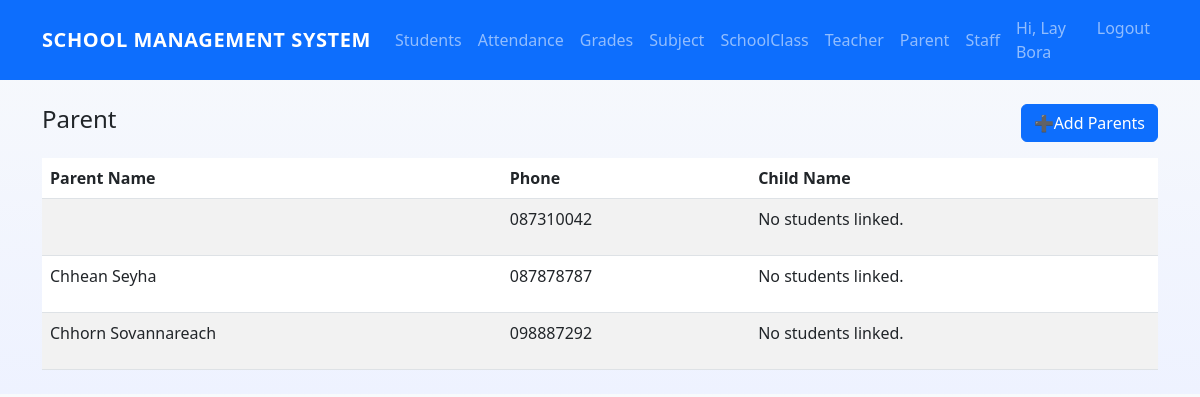
The page /parents/ (signed in) on the database as committed earlier.
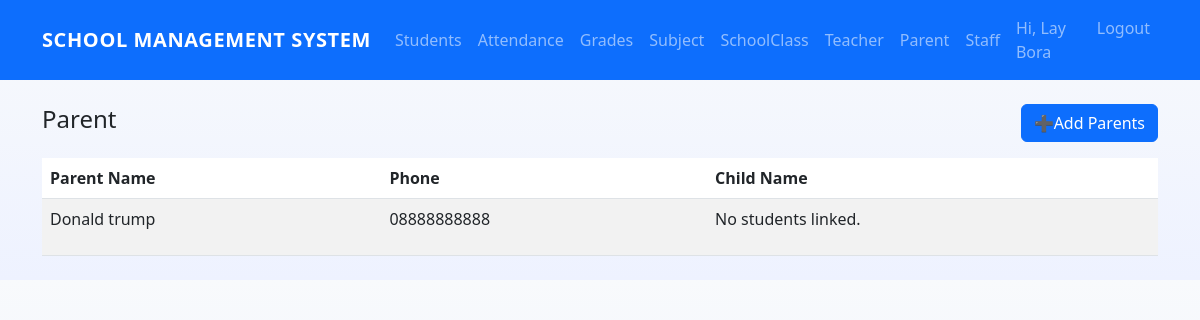
The same page on the database as committed later.
### core/models.py (models this page shows, shortened)
class ParentProfile(models.Model):
    user = models.OneToOneField(User, on_delete=models.CASCADE)
    phone = models.CharField(max_length=20, blank=True)
    image = models.ImageField(
        upload_to=user_directory_path,
        default='default/parent.png',
        blank=True
    )

class User(AbstractUser):
    ROLE_CHOICES = (
        ('admin','Admin'),
        ('teacher','Teacher'),
        ('student','Student'),
        ('parent','Parent'),
        ('staff','Staff'),
    )
    role = models.CharField(max_length=10, choices=ROLE_CHOICES, default='student')
    phone = models.CharField(max_length=20, blank=True)

### core/views.py (the view)
# urls.py: path('parents/', ParentListView.as_view(),name='parent-list'),
class ParentListView(LoginRequiredMixin, ListView):
    model = ParentProfile
    template_name = "core/parent_list.html"
    context_object_name = "parents"

### templates/core/parent_list.html
{% extends 'core/base.html' %}
{% block content %}
  <div class="d-flex justify-content-between align-items-center mb-3">
    <h1 class="h4">Parent</h1>
    <a class="btn btn-primary" href="{% url 'parent-create'%}">➕Add Parents</a>
  </div>
  <table class="table table-striped table-hover">
    <thead><tr><th>Parent Name</th><th>Phone</th><th>Child Name</th></tr></thead>
    <tbody>
      {% for p in parents %}
      <tr>
        <td>{{ p.user.get_full_name }}</td>
        <td>{{ p.phone }}</td>
        <td>
          {% for child in parent.studentprofile_set.all %}
            <p>{{ child.user.get_full_name }} (Roll: {{ child.roll_number }})</p>
          {% empty %}
            <p>No students linked.</p>
          {% endfor %}
        </td>
      </tr>
      {% empty %}
      <tr><td colspan="4">No Parent</td></tr>
      {% endfor %}
    </tbody>
  </table>
{% endblock %}

Rows that differ between the two databases and show on the page:
removed ParentProfile: user.get_full_name "Chhean Seyha", phone "087878787"
removed ParentProfile: user.get_full_name "Chhorn Sovannareach", phone "098887292"
changed ParentProfile: user.get_full_name (not shown) → "Donald trump"; phone "087310042" → "08888888888"
